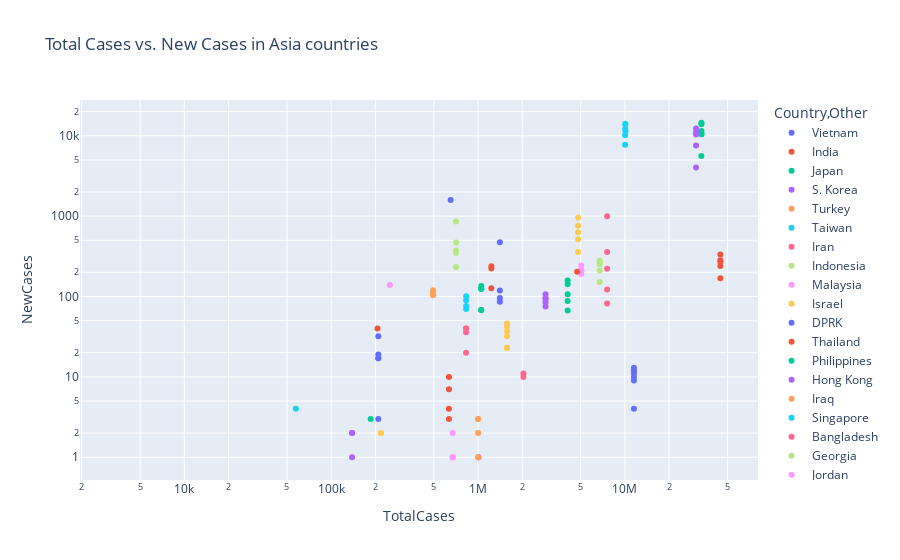

The notebook cell saved with this chart:
### Markdown cell above
Trong vòng 7 ngày, S.Korea là quốc gia có số ca hồi phục nhiều nhất và số ca tử vong giảm dần, có thể nói rằng S.Korea đang đứng đầu trong việc kiểm soát dịch bệnh

### Code cell
asian_countries = ['China', 'India', 'Indonesia', 'Pakistan', 'Bangladesh', 'Japan', 'Brunei',
                   'Philippines', 'Vietnam', 'Iran', 'Turkey', 'Thailand', 'Myanmar', 'S. Korea', 'DPRK',
                   'Iraq', 'Afghanistan', 'Saudi Arabia', 'Uzbekistan', 'Malaysia', 'Nepal', 'Yemen', 
                   'Taiwan', 'Sri Lanka', 'Kazakhstan', 'Syria', 'Cambodia', 'Jordan', 
                   'Azerbaijan', 'UAE', 'Tajikistan', 'Israel', 'Hong Kong', 'Laos', 
                   'Lebanon', 'Kyrgyzstan', 'Singapore', 'Palestine', 'Oman', 'Kuwait', 
                   'Georgia', 'Mongolia', 'Armenia', 'Qatar', 'Bahrain', 'Timor-Leste', 'Cyprus', 'Bhutan', 'Macao', 'Maldives']

df_asia = df[df['Country,Other'].isin(asian_countries)]
# Tạo biểu đồ scatter plot
fig = px.scatter(df_asia, x='TotalCases', y='NewCases', color='Country,Other', log_x=True, log_y=True, size_max=50, title='Total Cases vs. New Cases in Asia countries')
fig.show()

### Figure 1 — Plotly figure (JSON) as saved in the notebook; plotly's stock layout.template omitted (floating-point values rounded to 4 significant figures)
{"data": [{"hovertemplate": "Country,Other=Vietnam<br>TotalCases=%{x}<br>NewCases=%{y}<extra></extra>", "legendgroup": "Vietnam", "marker": {"color": "#636efa", "symbol": "circle"}, "mode": "markers", "name": "Vietnam", "orientation": "v", "showlegend": true, "type": "scatter", "x": [11526901, 11526905, 11526917, 11526926, 11526937, 11526950, 11526950], "xaxis": "x", "y": [10, 4, 12, 9, 11, 13, 0], "yaxis": "y"}, {"hovertemplate": "Country,Other=India<br>TotalCases=%{x}<br>NewCases=%{y}<extra></extra>", "legendgroup": "India", "marker": {"color": "#EF553B", "symbol": "circle"}, "mode": "markers", "name": "India", "orientation": "v", "showlegend": true, "type": "scatter", "x": [44686371, 44686611, 44686879, 44687162, 44687496, 44687496], "xaxis": "x", "y": [169, 240, 268, 283, 334, 0], "yaxis": "y"}, {"hovertemplate": "Country,Other=Japan<br>TotalCases=%{x}<br>NewCases=%{y}<extra></extra>", "legendgroup": "Japan", "marker": {"color": "#00cc96", "symbol": "circle"}, "mode": "markers", "name": "Japan", "orientation": "v", "showlegend": true, "type": "scatter", "x": [33190564, 33205088, 33219038, 33230544, 33241066, 33251497], "xaxis": "x", "y": [5598, 14524, 13950, 11506, 10522, 10431], "yaxis": "y"}, {"hovertemplate": "Country,Other=S. Korea<br>TotalCases=%{x}<br>NewCases=%{y}<extra></extra>", "legendgroup": "S. Korea", "marker": {"color": "#ab63fa", "symbol": "circle"}, "mode": "markers", "name": "S. Korea", "orientation": "v", "showlegend": true, "type": "scatter", "x": [30502904, 30513721, 30526012, 30533573, 30543981, 30555102], "xaxis": "x", "y": [4026, 10817, 12291, 7561, 10408, 11121], "yaxis": "y"}, {"hovertemplate": "Country,Other=Turkey<br>TotalCases=%{x}<br>NewCases=%{y}<extra></extra>", "legendgroup": "Turkey", "marker": {"color": "#FFA15A", "symbol": "circle"}, "mode": "markers", "name": "Turkey", "orientation": "v", "showlegend": true, "type": "scatter", "x": [17042722, 17042722, 17042722, 17042722, 17042722, 17042722], "xaxis": "x", "y": [0, 0, 0, 0, 0, 0], "yaxis": "y"}, {"hovertemplate": "Country,Other=Taiwan<br>TotalCases=%{x}<br>NewCases=%{y}<extra></extra>", "legendgroup": "Taiwan", "marker": {"color": "#19d3f3", "symbol": "circle"}, "mode": "markers", "name": "Taiwan", "orientation": "v", "showlegend": true, "type": "scatter", "x": [10033107, 10043227, 10055436, 10069538, 10083336, 10094733], "xaxis": "x", "y": [7744, 10120, 12209, 14102, 13798, 11397], "yaxis": "y"}, {"hovertemplate": "Country,Other=Iran<br>TotalCases=%{x}<br>NewCases=%{y}<extra></extra>", "legendgroup": "Iran", "marker": {"color": "#FF6692", "symbol": "circle"}, "mode": "markers", "name": "Iran", "orientation": "v", "showlegend": true, "type": "scatter", "x": [7567824, 7567906, 7568903, 7569261, 7569483, 7569483], "xaxis": "x", "y": [122, 82, 997, 358, 222, 0], "yaxis": "y"}, {"hovertemplate": "Country,Other=Indonesia<br>TotalCases=%{x}<br>NewCases=%{y}<extra></extra>", "legendgroup": "Indonesia", "marker": {"color": "#B6E880", "symbol": "circle"}, "mode": "markers", "name": "Indonesia", "orientation": "v", "showlegend": true, "type": "scatter", "x": [6735780, 6736046, 6736298, 6736576, 6736787, 6736787], "xaxis": "x", "y": [152, 266, 252, 278, 211, 0], "yaxis": "y"}, {"hovertemplate": "Country,Other=Malaysia<br>TotalCases=%{x}<br>NewCases=%{y}<extra></extra>", "legendgroup": "Malaysia", "marker": {"color": "#FF97FF", "symbol": "circle"}, "mode": "markers", "name": "Malaysia", "orientation": "v", "showlegend": true, "type": "scatter", "x": [5042585, 5042791, 5043008, 5043252, 5043456, 5043456], "xaxis": "x", "y": [190, 206, 217, 244, 204, 0], "yaxis": "y"}, {"hovertemplate": "Country,Other=Israel<br>TotalCases=%{x}<br>NewCases=%{y}<extra></extra>", "legendgroup": "Israel", "marker": {"color": "#FECB52", "symbol": "circle"}, "mode": "markers", "name": "Israel", "orientation": "v", "showlegend": true, "type": "scatter", "x": [4798654, 4799283, 4799640, 4800397, 4800913, 4800913], "xaxis": "x", "y": [965, 629, 357, 757, 516, 0], "yaxis": "y"}, {"hovertemplate": "Country,Other=DPRK<br>TotalCases=%{x}<br>NewCases=%{y}<extra></extra>", "legendgroup": "DPRK", "marker": {"color": "#636efa", "symbol": "circle"}, "mode": "markers", "name": "DPRK", "orientation": "v", "showlegend": true, "type": "scatter", "x": [4772813, 4772813, 4772813, 4772813, 4772813, 4772813], "xaxis": "x", "y": [0, 0, 0, 0, 0, 0], "yaxis": "y"}, {"hovertemplate": "Country,Other=Thailand<br>TotalCases=%{x}<br>NewCases=%{y}<extra></extra>", "legendgroup": "Thailand", "marker": {"color": "#EF553B", "symbol": "circle"}, "mode": "markers", "name": "Thailand", "orientation": "v", "showlegend": true, "type": "scatter", "x": [4728035, 4728035, 4728035, 4728035, 4728035, 4728035], "xaxis": "x", "y": [204, 0, 0, 0, 0, 0], "yaxis": "y"}, {"hovertemplate": "Country,Other=Philippines<br>TotalCases=%{x}<br>NewCases=%{y}<extra></extra>", "legendgroup": "Philippines", "marker": {"color": "#00cc96", "symbol": "circle"}, "mode": "markers", "name": "Philippines", "orientation": "v", "showlegend": true, "type": "scatter", "x": [4076230, 4076297, 4076404, 4076562, 4076704, 4076704], "xaxis": "x", "y": [88, 67, 107, 158, 142, 0], "yaxis": "y"}, {"hovertemplate": "Country,Other=Hong Kong<br>TotalCases=%{x}<br>NewCases=%{y}<extra></extra>", "legendgroup": "Hong Kong", "marker": {"color": "#ab63fa", "symbol": "circle"}, "mode": "markers", "name": "Hong Kong", "orientation": "v", "showlegend": true, "type": "scatter", "x": [2883250, 2883346, 2883453, 2883528, 2883613, 2883613], "xaxis": "x", "y": [93, 96, 107, 75, 85, 0], "yaxis": "y"}, {"hovertemplate": "Country,Other=Iraq<br>TotalCases=%{x}<br>NewCases=%{y}<extra></extra>", "legendgroup": "Iraq", "marker": {"color": "#FFA15A", "symbol": "circle"}, "mode": "markers", "name": "Iraq", "orientation": "v", "showlegend": true, "type": "scatter", "x": [2465545, 2465545, 2465545, 2465545, 2465545, 2465545], "xaxis": "x", "y": [0, 0, 0, 0, 0, 0], "yaxis": "y"}, {"hovertemplate": "Country,Other=Singapore<br>TotalCases=%{x}<br>NewCases=%{y}<extra></extra>", "legendgroup": "Singapore", "marker": {"color": "#19d3f3", "symbol": "circle"}, "mode": "markers", "name": "Singapore", "orientation": "v", "showlegend": true, "type": "scatter", "x": [2222006, 2222006, 2230570, 2230570, 2230570, 2230570], "xaxis": "x", "y": [0, 0, 0, 0, 0, 0], "yaxis": "y"}, {"hovertemplate": "Country,Other=Bangladesh<br>TotalCases=%{x}<br>NewCases=%{y}<extra></extra>", "legendgroup": "Bangladesh", "marker": {"color": "#FF6692", "symbol": "circle"}, "mode": "markers", "name": "Bangladesh", "orientation": "v", "showlegend": true, "type": "scatter", "x": [2037773, 2037818, 2037829, 2037829, 2037829, 2037829], "xaxis": "x", "y": [0, 10, 11, 0, 0, 0], "yaxis": "y"}, {"hovertemplate": "Country,Other=Georgia<br>TotalCases=%{x}<br>NewCases=%{y}<extra></extra>", "legendgroup": "Georgia", "marker": {"color": "#B6E880", "symbol": "circle"}, "mode": "markers", "name": "Georgia", "orientation": "v", "showlegend": true, "type": "scatter", "x": [1825598, 1825598, 1825598, 1825598, 1825598, 1825598], "xaxis": "x", "y": [0, 0, 0, 0, 0, 0], "yaxis": "y"}, {"hovertemplate": "Country,Other=Jordan<br>TotalCases=%{x}<br>NewCases=%{y}<extra></extra>", "legendgroup": "Jordan", "marker": {"color": "#FF97FF", "symbol": "circle"}, "mode": "markers", "name": "Jordan", "orientation": "v", "showlegend": true, "type": "scatter", "x": [1746997, 1746997, 1746997, 1746997, 1746997, 1746997], "xaxis": "x", "y": [0, 0, 0, 0, 0, 0], "yaxis": "y"}, {"hovertemplate": "Country,Other=Pakistan<br>TotalCases=%{x}<br>NewCases=%{y}<extra></extra>", "legendgroup": "Pakistan", "marker": {"color": "#FECB52", "symbol": "circle"}, "mode": "markers", "name": "Pakistan", "orientation": "v", "showlegend": true, "type": "scatter", "x": [1576939, 1576962, 1576999, 1577031, 1577073, 1577119], "xaxis": "x", "y": [23, 23, 37, 32, 42, 46], "yaxis": "y"}, {"hovertemplate": "Country,Other=Kazakhstan<br>TotalCases=%{x}<br>NewCases=%{y}<extra></extra>", "legendgroup": "Kazakhstan", "marker": {"color": "#636efa", "symbol": "circle"}, "mode": "markers", "name": "Kazakhstan", "orientation": "v", "showlegend": true, "type": "scatter", "x": [1407823, 1407823, 1407942, 1408038, 1408124, 1408124], "xaxis": "x", "y": [472, 0, 119, 96, 86, 0], "yaxis": "y"}, {"hovertemplate": "Country,Other=Lebanon<br>TotalCases=%{x}<br>NewCases=%{y}<extra></extra>", "legendgroup": "Lebanon", "marker": {"color": "#EF553B", "symbol": "circle"}, "mode": "markers", "name": "Lebanon", "orientation": "v", "showlegend": true, "type": "scatter", "x": [1231840, 1231840, 1232063, 1232063, 1232301, 1232301], "xaxis": "x", "y": [127, 0, 223, 0, 238, 0], "yaxis": "y"}, {"hovertemplate": "Country,Other=UAE<br>TotalCases=%{x}<br>NewCases=%{y}<extra></extra>", "legendgroup": "UAE", "marker": {"color": "#00cc96", "symbol": "circle"}, "mode": "markers", "name": "UAE", "orientation": "v", "showlegend": true, "type": "scatter", "x": [1051930, 1051998, 1052122, 1052247, 1052382, 1052382], "xaxis": "x", "y": [68, 68, 124, 125, 135, 0], "yaxis": "y"}, {"hovertemplate": "Country,Other=Mongolia<br>TotalCases=%{x}<br>NewCases=%{y}<extra></extra>", "legendgroup": "Mongolia", "marker": {"color": "#ab63fa", "symbol": "circle"}, "mode": "markers", "name": "Mongolia", "orientation": "v", "showlegend": true, "type": "scatter", "x": [1007896, 1007896, 1007897, 1007897, 1007897, 1007897], "xaxis": "x", "y": [0, 0, 1, 0, 0, 0], "yaxis": "y"}, {"hovertemplate": "Country,Other=Nepal<br>TotalCases=%{x}<br>NewCases=%{y}<extra></extra>", "legendgroup": "Nepal", "marker": {"color": "#FFA15A", "symbol": "circle"}, "mode": "markers", "name": "Nepal", "orientation": "v", "showlegend": true, "type": "scatter", "x": [1001143, 1001145, 1001148, 1001149, 1001149, 1001149], "xaxis": "x", "y": [3, 2, 3, 1, 0, 0], "yaxis": "y"}, {"hovertemplate": "Country,Other=Saudi Arabia<br>TotalCases=%{x}<br>NewCases=%{y}<extra></extra>", "legendgroup": "Saudi Arabia", "marker": {"color": "#19d3f3", "symbol": "circle"}, "mode": "markers", "name": "Saudi Arabia", "orientation": "v", "showlegend": true, "type": "scatter", "x": [829388, 829478, 829554, 829624, 829624, 829624], "xaxis": "x", "y": [101, 90, 76, 70, 0, 0], "yaxis": "y"}, {"hovertemplate": "Country,Other=Azerbaijan<br>TotalCases=%{x}<br>NewCases=%{y}<extra></extra>", "legendgroup": "Azerbaijan", "marker": {"color": "#FF6692", "symbol": "circle"}, "mode": "markers", "name": "Azerbaijan", "orientation": "v", "showlegend": true, "type": "scatter", "x": [828512, 828548, 828588, 828628, 828648, 828648], "xaxis": "x", "y": [0, 36, 40, 40, 20, 0], "yaxis": "y"}, {"hovertemplate": "Country,Other=Bahrain<br>TotalCases=%{x}<br>NewCases=%{y}<extra></extra>", "legendgroup": "Bahrain", "marker": {"color": "#B6E880", "symbol": "circle"}, "mode": "markers", "name": "Bahrain", "orientation": "v", "showlegend": true, "type": "scatter", "x": [707105, 707480, 707828, 708061, 708532, 708532], "xaxis": "x", "y": [855, 375, 348, 233, 471, 0], "yaxis": "y"}, {"hovertemplate": "Country,Other=Sri Lanka<br>TotalCases=%{x}<br>NewCases=%{y}<extra></extra>", "legendgroup": "Sri Lanka", "marker": {"color": "#FF97FF", "symbol": "circle"}, "mode": "markers", "name": "Sri Lanka", "orientation": "v", "showlegend": true, "type": "scatter", "x": [672029, 672030, 672031, 672031, 672032, 672032], "xaxis": "x", "y": [2, 1, 1, 0, 1, 0], "yaxis": "y"}, {"hovertemplate": "Country,Other=Kuwait<br>TotalCases=%{x}<br>NewCases=%{y}<extra></extra>", "legendgroup": "Kuwait", "marker": {"color": "#FECB52", "symbol": "circle"}, "mode": "markers", "name": "Kuwait", "orientation": "v", "showlegend": true, "type": "scatter", "x": [663456, 663456, 663456, 663456, 663456, 663456], "xaxis": "x", "y": [0, 0, 0, 0, 0, 0], "yaxis": "y"}, {"hovertemplate": "Country,Other=Cyprus<br>TotalCases=%{x}<br>NewCases=%{y}<extra></extra>", "legendgroup": "Cyprus", "marker": {"color": "#636efa", "symbol": "circle"}, "mode": "markers", "name": "Cyprus", "orientation": "v", "showlegend": true, "type": "scatter", "x": [649093, 649093, 649093, 649093, 650685, 650685], "xaxis": "x", "y": [0, 0, 0, 0, 1592, 0], "yaxis": "y"}, {"hovertemplate": "Country,Other=Myanmar<br>TotalCases=%{x}<br>NewCases=%{y}<extra></extra>", "legendgroup": "Myanmar", "marker": {"color": "#EF553B", "symbol": "circle"}, "mode": "markers", "name": "Myanmar", "orientation": "v", "showlegend": true, "type": "scatter", "x": [633914, 633918, 633925, 633935, 633935, 633935], "xaxis": "x", "y": [3, 4, 7, 10, 0, 0], "yaxis": "y"}, {"hovertemplate": "Country,Other=Palestine<br>TotalCases=%{x}<br>NewCases=%{y}<extra></extra>", "legendgroup": "Palestine", "marker": {"color": "#00cc96", "symbol": "circle"}, "mode": "markers", "name": "Palestine", "orientation": "v", "showlegend": true, "type": "scatter", "x": [621008, 621008, 621008, 621008, 621008, 621008], "xaxis": "x", "y": [0, 0, 0, 0, 0, 0], "yaxis": "y"}, {"hovertemplate": "Country,Other=China<br>TotalCases=%{x}<br>NewCases=%{y}<extra></extra>", "legendgroup": "China", "marker": {"color": "#ab63fa", "symbol": "circle"}, "mode": "markers", "name": "China", "orientation": "v", "showlegend": true, "type": "scatter", "x": [503302, 503302, 503302, 503302, 503302, 503302], "xaxis": "x", "y": [0, 0, 0, 0, 0, 0], "yaxis": "y"}, {"hovertemplate": "Country,Other=Qatar<br>TotalCases=%{x}<br>NewCases=%{y}<extra></extra>", "legendgroup": "Qatar", "marker": {"color": "#FFA15A", "symbol": "circle"}, "mode": "markers", "name": "Qatar", "orientation": "v", "showlegend": true, "type": "scatter", "x": [494056, 494167, 494271, 494377, 494377, 494377], "xaxis": "x", "y": [120, 111, 104, 106, 0, 0], "yaxis": "y"}, {"hovertemplate": "Country,Other=Armenia<br>TotalCases=%{x}<br>NewCases=%{y}<extra></extra>", "legendgroup": "Armenia", "marker": {"color": "#19d3f3", "symbol": "circle"}, "mode": "markers", "name": "Armenia", "orientation": "v", "showlegend": true, "type": "scatter", "x": [446819, 446819, 446819, 446819, 446819, 446819], "xaxis": "x", "y": [0, 0, 0, 0, 0, 0], "yaxis": "y"}, {"hovertemplate": "Country,Other=Oman<br>TotalCases=%{x}<br>NewCases=%{y}<extra></extra>", "legendgroup": "Oman", "marker": {"color": "#FF6692", "symbol": "circle"}, "mode": "markers", "name": "Oman", "orientation": "v", "showlegend": true, "type": "scatter", "x": [399449, 399449, 399449, 399449, 399449, 399449], "xaxis": "x", "y": [0, 0, 0, 0, 0, 0], "yaxis": "y"}, {"hovertemplate": "Country,Other=Brunei<br>TotalCases=%{x}<br>NewCases=%{y}<extra></extra>", "legendgroup": "Brunei", "marker": {"color": "#B6E880", "symbol": "circle"}, "mode": "markers", "name": "Brunei", "orientation": "v", "showlegend": true, "type": "scatter", "x": [277992, 278698, 278698, 278698, 278698, 278698], "xaxis": "x", "y": [0, 0, 0, 0, 0, 0], "yaxis": "y"}, {"hovertemplate": "Country,Other=Uzbekistan<br>TotalCases=%{x}<br>NewCases=%{y}<extra></extra>", "legendgroup": "Uzbekistan", "marker": {"color": "#FF97FF", "symbol": "circle"}, "mode": "markers", "name": "Uzbekistan", "orientation": "v", "showlegend": true, "type": "scatter", "x": [250932, 250932, 251071, 251071, 251071, 251071], "xaxis": "x", "y": [0, 0, 139, 0, 0, 0], "yaxis": "y"}, {"hovertemplate": "Country,Other=Laos<br>TotalCases=%{x}<br>NewCases=%{y}<extra></extra>", "legendgroup": "Laos", "marker": {"color": "#FECB52", "symbol": "circle"}, "mode": "markers", "name": "Laos", "orientation": "v", "showlegend": true, "type": "scatter", "x": [218015, 218015, 218015, 218017, 218017, 218019], "xaxis": "x", "y": [0, 0, 0, 2, 0, 2], "yaxis": "y"}, {"hovertemplate": "Country,Other=Afghanistan<br>TotalCases=%{x}<br>NewCases=%{y}<extra></extra>", "legendgroup": "Afghanistan", "marker": {"color": "#636efa", "symbol": "circle"}, "mode": "markers", "name": "Afghanistan", "orientation": "v", "showlegend": true, "type": "scatter", "x": [209306, 209323, 209340, 209359, 209362, 209362], "xaxis": "x", "y": [32, 17, 17, 19, 3, 0], "yaxis": "y"}, {"hovertemplate": "Country,Other=Kyrgyzstan<br>TotalCases=%{x}<br>NewCases=%{y}<extra></extra>", "legendgroup": "Kyrgyzstan", "marker": {"color": "#EF553B", "symbol": "circle"}, "mode": "markers", "name": "Kyrgyzstan", "orientation": "v", "showlegend": true, "type": "scatter", "x": [206633, 206633, 206673, 206673, 206673, 206673], "xaxis": "x", "y": [0, 0, 40, 0, 0, 0], "yaxis": "y"}, {"hovertemplate": "Country,Other=Maldives<br>TotalCases=%{x}<br>NewCases=%{y}<extra></extra>", "legendgroup": "Maldives", "marker": {"color": "#00cc96", "symbol": "circle"}, "mode": "markers", "name": "Maldives", "orientation": "v", "showlegend": true, "type": "scatter", "x": [185732, 185732, 185732, 185732, 185732, 185732], "xaxis": "x", "y": [3, 0, 0, 0, 0, 0], "yaxis": "y"}, {"hovertemplate": "Country,Other=Cambodia<br>TotalCases=%{x}<br>NewCases=%{y}<extra></extra>", "legendgroup": "Cambodia", "marker": {"color": "#ab63fa", "symbol": "circle"}, "mode": "markers", "name": "Cambodia", "orientation": "v", "showlegend": true, "type": "scatter", "x": [138715, 138717, 138717, 138719, 138719, 138719], "xaxis": "x", "y": [1, 2, 0, 2, 0, 0], "yaxis": "y"}, {"hovertemplate": "Country,Other=Bhutan<br>TotalCases=%{x}<br>NewCases=%{y}<extra></extra>", "legendgroup": "Bhutan", "marker": {"color": "#FFA15A", "symbol": "circle"}, "mode": "markers", "name": "Bhutan", "orientation": "v", "showlegend": true, "type": "scatter", "x": [62615, 62620, 62620, 62620, 62620, 62620], "xaxis": "x", "y": [0, 0, 0, 0, 0, 0], "yaxis": "y"}, {"hovertemplate": "Country,Other=Syria<br>TotalCases=%{x}<br>NewCases=%{y}<extra></extra>", "legendgroup": "Syria", "marker": {"color": "#19d3f3", "symbol": "circle"}, "mode": "markers", "name": "Syria", "orientation": "v", "showlegend": true, "type": "scatter", "x": [57467, 57467, 57467, 57467, 57467, 57467], "xaxis": "x", "y": [4, 0, 0, 0, 0, 0], "yaxis": "y"}, {"hovertemplate": "Country,Other=Timor-Leste<br>TotalCases=%{x}<br>NewCases=%{y}<extra></extra>", "legendgroup": "Timor-Leste", "marker": {"color": "#FF6692", "symbol": "circle"}, "mode": "markers", "name": "Timor-Leste", "orientation": "v", "showlegend": true, "type": "scatter", "x": [23418, 23418, 23418, 23418, 23418, 23418], "xaxis": "x", "y": [0, 0, 0, 0, 0, 0], "yaxis": "y"}, {"hovertemplate": "Country,Other=Tajikistan<br>TotalCases=%{x}<br>NewCases=%{y}<extra></extra>", "legendgroup": "Tajikistan", "marker": {"color": "#B6E880", "symbol": "circle"}, "mode": "markers", "name": "Tajikistan", "orientation": "v", "showlegend": true, "type": "scatter", "x": [17786, 17786, 17786, 17786, 17786, 17786], "xaxis": "x", "y": [0, 0, 0, 0, 0, 0], "yaxis": "y"}, {"hovertemplate": "Country,Other=Yemen<br>TotalCases=%{x}<br>NewCases=%{y}<extra></extra>", "legendgroup": "Yemen", "marker": {"color": "#FF97FF", "symbol": "circle"}, "mode": "markers", "name": "Yemen", "orientation": "v", "showlegend": true, "type": "scatter", "x": [11945, 11945, 11945, 11945, 11945, 11945], "xaxis": "x", "y": [0, 0, 0, 0, 0, 0], "yaxis": "y"}, {"hovertemplate": "Country,Other=Macao<br>TotalCases=%{x}<br>NewCases=%{y}<extra></extra>", "legendgroup": "Macao", "marker": {"color": "#FECB52", "symbol": "circle"}, "mode": "markers", "name": "Macao", "orientation": "v", "showlegend": true, "type": "scatter", "x": [3514, 3514, 3514, 3514, 3514, 3514], "xaxis": "x", "y": [0, 0, 0, 0, 0, 0], "yaxis": "y"}], "layout": {"legend": {"title": {"text": "Country,Other"}, "tracegroupgap": 0}, "title": {"text": "Total Cases vs. New Cases in Asia countries"}, "xaxis": {"anchor": "y", "domain": [0, 1], "title": {"text": "TotalCases"}, "type": "log"}, "yaxis": {"anchor": "x", "domain": [0, 1], "title": {"text": "NewCases"}, "type": "log"}}}
